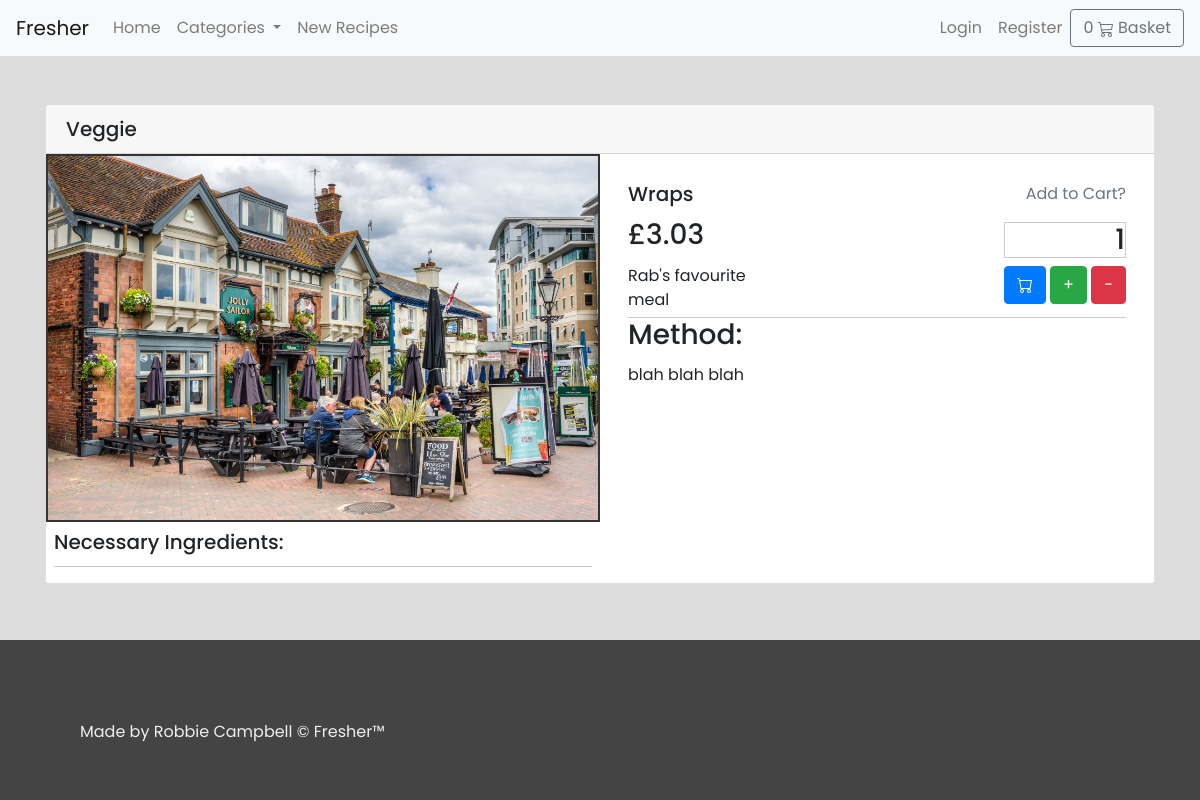
The page /recipe/5/ on the database as committed earlier.
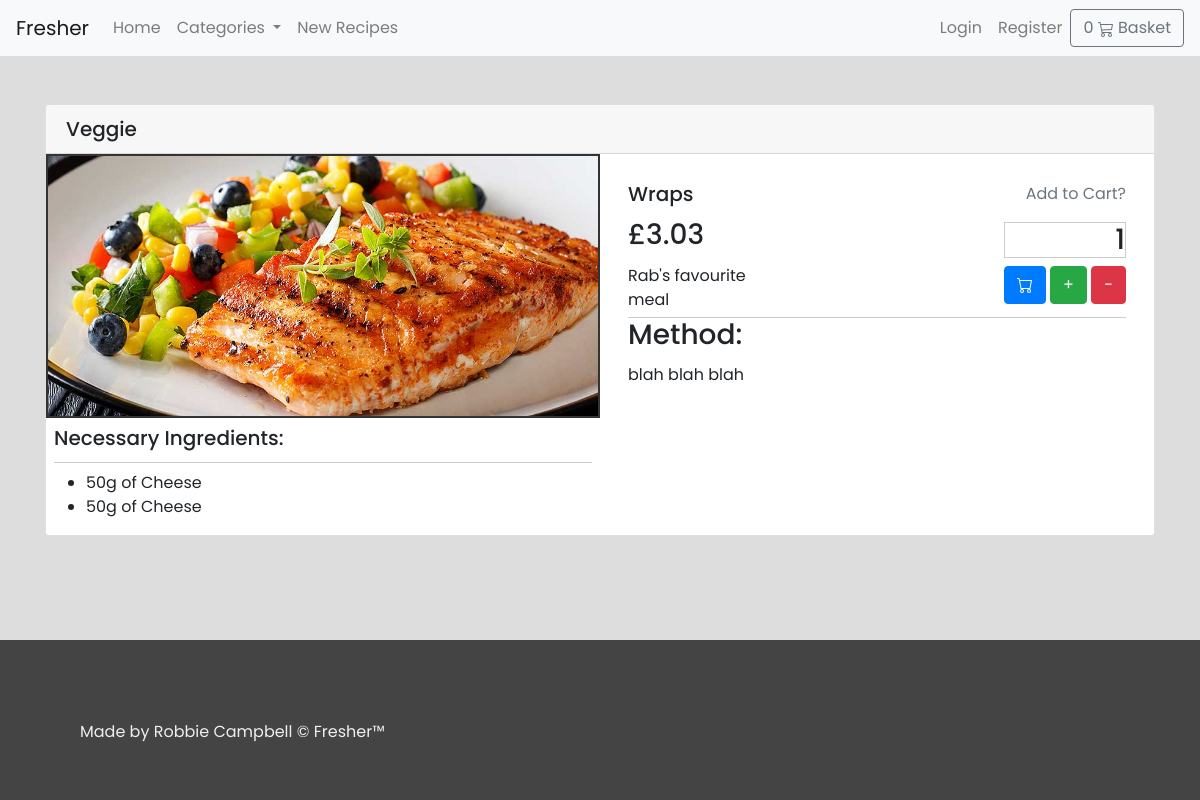
The same page on the database as committed later.
### recipe/models.py (models this page shows, shortened)
class Recipe(models.Model):
    title = models.CharField(max_length=100)
    image = models.ImageField(upload_to="meals/", default="borat.gif")
    description = models.TextField()
    price = models.DecimalField(max_digits=6, decimal_places=2)
    author = models.ForeignKey(settings.AUTH_USER_MODEL, on_delete=models.CASCADE)
    category = models.ForeignKey(Category, on_delete=models.CASCADE)
    published = models.BooleanField(default=False)
    method = models.TextField(default="blah blah blah")

class Category(models.Model):
    title = models.CharField(max_length=30)
    description = models.CharField(max_length=100)
    class Meta:
        verbose_name_plural = "Categories"
    def __str__(self):
        return self.title
    def get_absolute_url(self):
        return reverse('category', args=[self.id])

### ingredient/models.py (models this page shows, shortened)
class Ingredient(models.Model):
    name = models.CharField(max_length=100)
    weight = models.IntegerField()
    country_of_origin = models.CharField(max_length=100)
    unit_of_measurement = models.ForeignKey(Measurement, on_delete=models.CASCADE)
    recipe = models.ForeignKey(Recipe, on_delete=models.CASCADE)

class Measurement(models.Model):
    unit_shorthand = models.CharField(max_length=10)
    unit_fullname = models.CharField(max_length=10)

### recipe/views.py (the view)
# urls.py: path('<int:id>/', views.single, name="recipe_single"),
def single(request, id):
    recipe = Recipe.objects.get(id=id)
    ingredients = Ingredient.objects.filter(recipe=id)
    return render(request, 'recipe/single.html', {"recipe": recipe, "ingredients": ingredients})

### basket/basket.py (called while the page is built)
    def __len__(self):
        return sum(item['qty'] for item in self.basket.values())

### basket/context_processors.py (called while the page is built)
def basket(request):
    return {'basket': Basket(request)}

### recipe/context_processors.py (called while the page is built)
def categories(request):
    categories = Category.objects.all()
    return {"categories": categories}

### templates/recipe/single.html (shortened to what this page needs)
{% extends 'base.html' %}
{% block content %}
<div class="container">
    <div class="card mt-5">
        <div>
            <h5 class="card-header">{{ recipe.category }}</h5>
        </div>
        <div class="d-flex">
            <div style="max-width:50%;" >
                <img src="{{ recipe.image.url }}" style="border: 2px solid #333; max-width:100%; max-height:100%" alt="{{ recipe.title }}">
                <div style="border-bottom: 1px solid #CCC;" class="m-2">
                    <h5 class="card-title">Necessary Ingredients:</h5>
                </div>
                <ul>
                    {% for ingredient in ingredients %}
                        <li>{{ ingredient.weight }}{{ ingredient.unit_of_measurement.unit_shorthand }} of {{ ingredient.name }}</li>
                    {% endfor %}
                </ul>
            </div>
            <div class="card-body m-2">
                <div id="description">
                    <div>
                        <h5 class="card-title">{{ recipe.title }}</h5>
                        <h3 class="card-title">£{{ recipe.price }}</h3>
                        <p style="max-width: 80%;"class="card-text">{{ recipe.description }}</p>
                    </div>
                    <div style="min-width: 20%;" class="flex text-right justify-content-end">
                        <p class="text-muted">Add to Cart?</p>
                        <h3 id="number_to_add">1</h3>
                        <button id="add_to_basket"  value="{{ recipe.id }}" class="btn btn-primary"></button>
                        <button id="add" class="btn btn-success">+</button>
                        <button id="subtract" class="btn btn-danger">-</button>
                    </div>
                </div>
                <div>
                    <h3 class="card-title">Method:</h3>
                    <p>{{ recipe.method }}</p>
                </div>
            </div>
        </div>
    </div>
</div>
{% endblock content %}

### templates/base.html (shortened to what this page needs)
<!DOCTYPE HTML>
<html>
<head>
    {% load static %}
    <link rel="stylesheet" href="https://stackpath.bootstrapcdn.com/bootstrap/4.4.1/css/bootstrap.min.css"
>
    <link rel="stylesheet" type="text/css" href="{% static 'css/style.css' %}">
</head>
<div class="main-container">
    <body>
        <nav class="navbar navbar-expand-lg navbar-light bg-light">
            <a class="navbar-brand" href="{% url 'home' %}">Fresher</a>
            <div class="collapse navbar-collapse" id="navbarSupportedContent">
                <ul class="navbar-nav mr-auto">
                    <li class="nav-item">
                        <a class="nav-link">Home</a>
                    </li>
                    {% if categories %}
                    <li class="nav-item dropdown">
                        <a class="nav-link dropdown-toggle" href="#" id="navbarDropdown" role="button"
                            data-toggle="dropdown" aria-haspopup="true" aria-expanded="false">
                            Categories
                        </a>
                    </li>
                    {% endif %}
                    {% if not request.user.is_staff %}
                    <li class="nav-item">
                        <a class="nav-link {% if request.path == '/recipe/list/' %}fw-bold{% endif %}"
                            href="{% url 'recipe_list' %}">New Recipes</a>
                    </li>
                    {% endif %}
                </ul>
                <ul class="navbar-nav">
                    {% if request.user.is_authenticated  %}
                    <li class="nav-item">
                        <a class="nav-link" href="{% url 'logout' %}">Logout</a>
                    </li>
                    {% else %}
                    <li class="nav-item">
                        <a class="nav-link" href="{% url 'login' %}">Login</a>
                    </li>
                    <li class="nav-item">
                        <a class="nav-link" href="{% url 'register' %}">Register</a>
                    </li>
                    {% endif %}
                </ul>
                <a type="button" role="button" href="{% url 'basket:basket_summary' %}" class="btn btn-outline-secondary">
                    {% with total_qty=basket|length %}
                        <div id="basket-qty" class="d-inline-flex">
                            {% if total_qty > 0 %}
                                {{ total_qty }}
                            {% else %}
                                0
                            {% endif %}
                        </div>
                    {% endwith %}
                    Basket
                </a>
            </div>
        </nav>
        {% block content %}
        {% endblock content %}
        </body>
        <footer class="mastfoot mt-auto">
            <div class="inner">
                <p>Made by Robbie Campbell © Fresher™</p>
            </div>
        </footer>
    </div>
</html>

### static/css/style.css (style rules this page uses)
body { font-family: 'Poppins', sans-serif; font-weight: 400; height:100vh; min-height:100vh; position: relative; background:#DDD; }
.main-container { min-height: 100vh; overflow: hidden; display: block; position: relative; padding-bottom: 160px; }
footer { position: absolute; bottom: 0; width: 100%; max-height:160px; background: #444; color: #EEE; padding:80px; }
#number_to_add { border: 1px solid #CCC; background: #fff; }
#description { padding-bottom: 5px; display: flex; border-bottom: 1px solid #CCC; justify-content:space-between; align-items: right; }

Rows that differ between the two databases and show on the page:
changed Recipe "Wraps": image: a different picture
added Ingredient: weight "50", unit_of_measurement.unit_shorthand "g", name "Cheese"
added Ingredient: weight "50", unit_of_measurement.unit_shorthand "g", name "Cheese"
